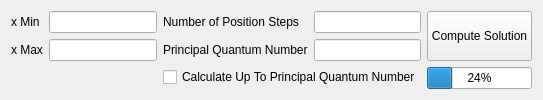
             <widget class="QWidget" name="solutionparameters">
              <attribute name="title">
               <string>Solution Parameters</string>
              </attribute>
              <layout class="QVBoxLayout" name="verticalLayout_15">
               <item>
                <layout class="QHBoxLayout" name="horizontalLayout_5" stretch="0,1,1">
                 <item>
                  <layout class="QFormLayout" name="formLayout_16">
                   <property name="formAlignment">
                    <set>Qt::AlignHCenter|Qt::AlignTop</set>
                   </property>
                   <item row="0" column="0">
                    <widget class="QLabel" name="label_27">
                     <property name="text">
                      <string>x Min</string>
                     </property>
                    </widget>
                   </item>
                   <item row="1" column="0">
                    <widget class="QLabel" name="label_28">
                     <property name="text">
                      <string>x Max</string>
                     </property>
                    </widget>
                   </item>
                   <item row="0" column="1">
                    <widget class="QLineEdit" name="xMinSol"/>
                   </item>
                   <item row="1" column="1">
                    <widget class="QLineEdit" name="xMaxSol"/>
                   </item>
                  </layout>
                 </item>
                 <item>
                  <layout class="QFormLayout" name="formLayout_7">
                   <property name="formAlignment">
                    <set>Qt::AlignHCenter|Qt::AlignTop</set>
                   </property>
                   <item row="0" column="0">
                    <widget class="QLabel" name="label_7">
                     <property name="text">
                      <string>Number of Position Steps</string>
                     </property>
                    </widget>
                   </item>
                   <item row="0" column="1">
                    <widget class="QLineEdit" name="posStep"/>
                   </item>
                   <item row="1" column="0">
                    <widget class="QLabel" name="label_13">
                     <property name="text">
                      <string>Principal Quantum Number</string>
                     </property>
                    </widget>
                   </item>
                   <item row="1" column="1">
                    <widget class="QLineEdit" name="prQuNum"/>
                   </item>
                   <item row="2" column="0" colspan="2">
                    <widget class="QCheckBox" name="checkBox_8">
                     <property name="text">
                      <string>Calculate Up To Principal Quantum Number</string>
                     </property>
                    </widget>
                   </item>
                  </layout>
                 </item>
                 <item>
                  <layout class="QVBoxLayout" name="verticalLayout_14">
                   <item>
                    <widget class="QPushButton" name="computeSol">
                     <property name="sizePolicy">
                      <sizepolicy hsizetype="Minimum" vsizetype="Expanding">
                       <horstretch>0</horstretch>
                       <verstretch>0</verstretch>
                      </sizepolicy>
                     </property>
                     <property name="text">
                      <string>Compute Solution</string>
                     </property>
                    </widget>
                   </item>
                   <item>
                    <widget class="QProgressBar" name="progressBar">
                     <property name="sizePolicy">
                      <sizepolicy hsizetype="Expanding" vsizetype="Fixed">
                       <horstretch>0</horstretch>
                       <verstretch>0</verstretch>
                      </sizepolicy>
                     </property>
                     <property name="value">
                      <number>24</number>
                     </property>
                    </widget>
                   </item>
                  </layout>
                 </item>
                </layout>
               </item>
              </layout>
             </widget>
